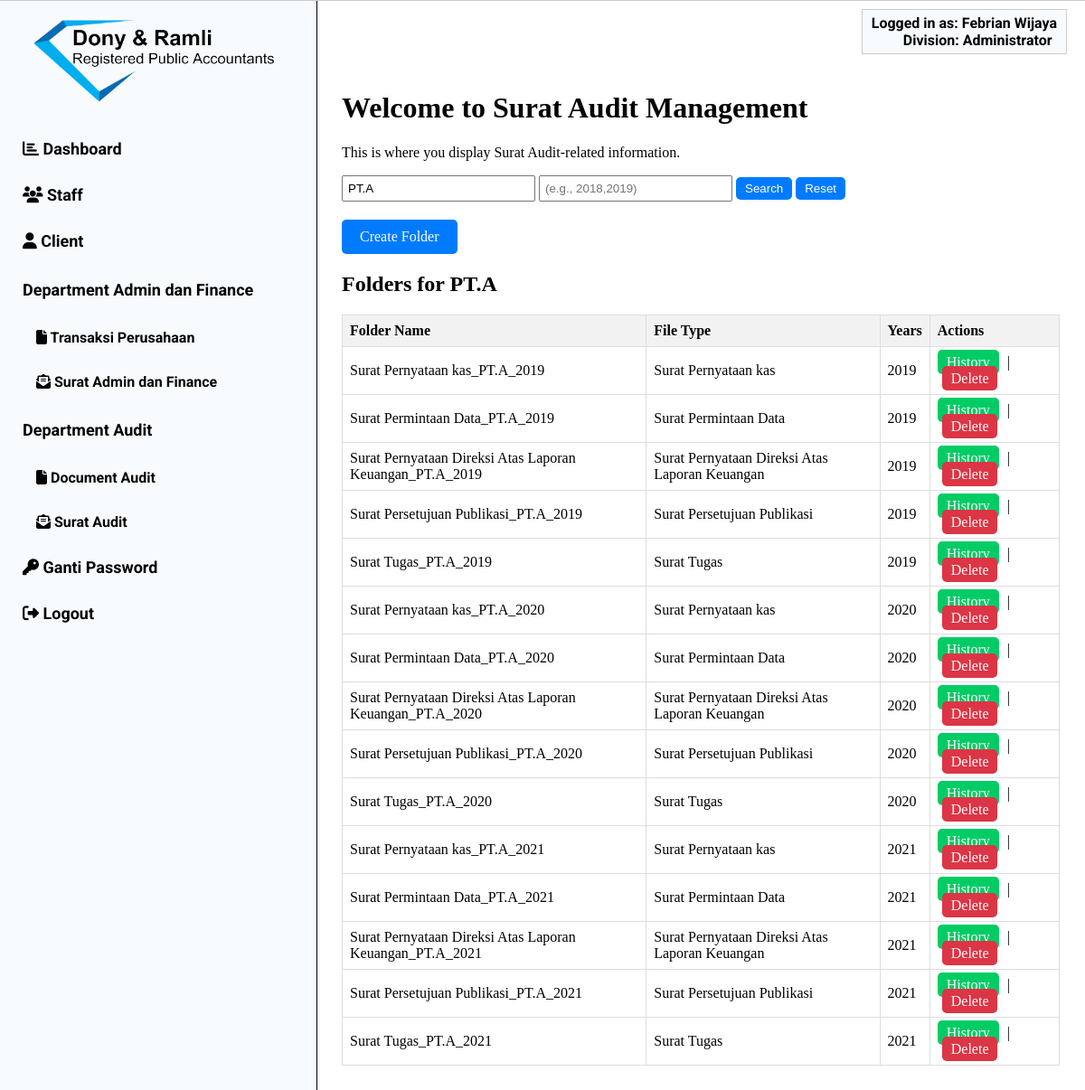
Page /audit_surat.php?company_name=PT.A (signed in) on the committed database.
### tables this page shows
CREATE TABLE `users` (
  `id` int(11) NOT NULL,
  `no_induk` varchar(10) NOT NULL,
  `nama_depan` varchar(50) NOT NULL,
  `nama_belakang` varchar(50) DEFAULT NULL,
  `username` varchar(60) NOT NULL,
  `password` varchar(255) NOT NULL,
  `divisi` varchar(50) NOT NULL,
  `jabatan` varchar(50) NOT NULL
);

CREATE TABLE `folders` (
  `id` int(11) NOT NULL,
  `division` varchar(255) NOT NULL,
  `document_type` varchar(255) NOT NULL,
  `file_type` varchar(255) NOT NULL,
  `company_name` varchar(255) NOT NULL,
  `years` int(11) NOT NULL,
  `folder_name` varchar(255) NOT NULL,
  `created_at` timestamp NOT NULL DEFAULT current_timestamp()
);

### audit_surat.php (the view, shortened to what this page needs)
<?php
$db_host = 'localhost';
$db_username = 'root';
$db_password = '';
$db_name = 'db_dms';
$conn = mysqli_connect($db_host, $db_username, $db_password, $db_name);
?>
<!DOCTYPE html>
<html>
<head>
    <link rel="stylesheet" href="style.css">
</head>
<body>
<?php
include 'header.php';
function getSidebarFileName($divisi) {
    switch ($divisi) {
        case 'Administrator':
            return 'sidebar.php';
    }
}
$sidebarFile = getSidebarFileName($_SESSION['divisi']);
if (!empty($sidebarFile)) {
    include $sidebarFile;
}
?>
<div class="content">
    <h1>Welcome to Surat Audit Management</h1>
    <p>This is where you display Surat Audit-related information.</p>
    <div class="search-form">
        <form method="GET">
            <input type="text" name="company_name" class="search-input" placeholder="Company Name" value="<?= isset($_GET['company_name']) ? htmlspecialchars($_GET['company_name']) : ''; ?>">
            <input type="text" name="years" class="search-input" placeholder="(e.g., 2018,2019)" value="<?= isset($_GET['years']) ? htmlspecialchars($_GET['years']) : ''; ?>">
            <button type="submit" class="search-button">Search</button>
            <button type="button" class="reset-button" onclick="resetSearchForm()">Reset</button>
        </form>
    </div>
    <a href="surat_auditor_form.php" class="add-button">Create Folder</a>
    <?php
    $selectedCompany = isset($_GET['company_name']) ? mysqli_real_escape_string($conn, $_GET['company_name']) : '';
    $years = isset($_GET['years']) ? mysqli_real_escape_string($conn, $_GET['years']) : '';
    if (!empty($years)) {
        echo "<h2>Folders for Year $years</h2>";
        $foldersQuery = $conn->prepare("SELECT company_name, folder_name, file_type, years FROM folders
                WHERE division = 'audit'
                AND document_type = 'surat'
                AND years LIKE CONCAT('%', ?, '%')
                ORDER BY company_name, years ASC");
        $foldersQuery->bind_param("s", $years);
        $foldersQuery->execute();
        $foldersResult = $foldersQuery->get_result();
        if (!$foldersResult) {
            die("Folders query failed: " . mysqli_error($conn));
        }
        echo '<table>';
        echo '<tr>
                <th>Company Name</th>
                <th>Folder Name</th>
                <th>File Type</th>
                <th>Years</th>
                <th>Actions</th>
            </tr>';
        while ($folderRow = mysqli_fetch_assoc($foldersResult)) {
            $companyName = htmlspecialchars($folderRow['company_name']);
            $folderName = htmlspecialchars($folderRow['folder_name']);
            $fileType = htmlspecialchars($folderRow['file_type']);
            $folderYears = htmlspecialchars($folderRow['years']);
            echo '<tr>';
            echo "<td>$companyName</td>";
            echo "<td>$folderName</td>";
            echo "<td>$fileType</td>";
            echo "<td>$folderYears</td>";
            echo '<td>';
            echo "<a href='audit_surat_history.php?folder=$folderName' class='history-button'>History</a>";
            if ($_SESSION['divisi'] === 'Administrator') {
                echo " | <a href='delete_folder.php?folder=$folderName' class='delete-button'>Delete</a>";
            }
            echo '</td>';
            echo '</tr>';
        }
        echo '</table>';
        mysqli_free_result($foldersResult);
    } else {
        if (!empty($selectedCompany)) {
            echo "<h2>Folders for $selectedCompany</h2>";
            $foldersQuery = $conn->prepare("SELECT folder_name, file_type, years FROM folders
                    WHERE division = 'audit'
                    AND document_type = 'surat'
                    AND company_name LIKE CONCAT('%', ?, '%')
                    AND years LIKE CONCAT('%', ?, '%')
                    ORDER BY years ASC");
            $foldersQuery->bind_param("ss", $selectedCompany, $years);
            $foldersQuery->execute();
            $foldersResult = $foldersQuery->get_result();
            echo '<table>';
            echo '<tr>
                    <th>Folder Name</th>
                    <th>File Type</th>
                    <th>Years</th>
                    <th>Actions</th>
                </tr>';
            while ($folderRow = mysqli_fetch_assoc($foldersResult)) {
                $folderName = htmlspecialchars($folderRow['folder_name']);
                $fileType = htmlspecialchars($folderRow['file_type']);
                $years = htmlspecialchars($folderRow['years']);
                echo '<tr>';
                echo "<td>$folderName</td>";
                echo "<td>$fileType</td>";
                echo "<td>$years</td>";
                echo '<td>';
                echo "<a href='audit_surat_history.php?folder=$folderName' class='history-button'>History</a>";
                if ($_SESSION['divisi'] === 'Administrator') {
                    echo " | <a href='delete_folder.php?folder=$folderName' class='delete-button'>Delete</a>";
                }
                echo '</td>';
                echo '</tr>';
            }
            echo '</table>';
        }
    }
    ?>
</body>
</html>

### header.php (shortened to what this page needs)
<?php
$DATABASE_HOST = 'localhost';
$DATABASE_USER = 'root';
$DATABASE_PASS = '';
$DATABASE_NAME = 'db_dms';
$con = mysqli_connect($DATABASE_HOST, $DATABASE_USER, $DATABASE_PASS, $DATABASE_NAME);
$user_id = $_SESSION['id'];
$divisi = $_SESSION['divisi'];
if ($stmt = $con->prepare('SELECT nama_depan, nama_belakang FROM users WHERE id = ?')) {
    $stmt->bind_param('i', $user_id);
    $stmt->execute();
    $stmt->store_result();
    if ($stmt->num_rows > 0) {
        $stmt->bind_result($nama_depan, $nama_belakang);
    }
}
?>
<div class="user-info">
    <span class="user-info-label">Logged in as:</span> <strong><?php echo $nama_depan . ' ' . $nama_belakang; ?></strong>
    <br>
    <span class="user-info-label user-info-divisi">Division:</span> <strong><?php echo $divisi; ?></strong>
</div>

### style.css (style rules this page uses)
.user-info { position: absolute; top: 10px; right: 20px; font-size: 16px; color: #030303; background-color: #F8FBFD; padding: 5px 10px; border: 1px solid #ccc; z-index: 1; font-family: 'Roboto', sans-serif; font-weight: 700; }
.content { margin-left: 350px; margin-top: 60px; padding: 20px; }

### audit_surat.php (style rules this page uses)
table { width: 100%; border-collapse: collapse; }
th, td { border: 1px solid #ddd; padding: 8px; text-align: left; }
th { background-color: #f2f2f2; }
.search-form { margin-bottom: 20px; }
.search-input { padding: 5px; width: 200px; }
.search-button { padding: 5px 10px; background-color: #007BFF; color: #fff; border: none; border-radius: 5px; cursor: pointer; }
.reset-button { padding: 5px 10px; background-color: #007BFF; color: #fff; border: none; border-radius: 5px; cursor: pointer; }
.add-button { display: inline-block; padding: 10px 20px; background-color: #007BFF; color: #fff; text-decoration: none; border-radius: 5px; transition: opacity 0.3s; }
.history-button { background-color: #00CC66; color: #fff; padding: 5px 10px; text-decoration: none; border-radius: 5px; margin-right: 5px; }
.delete-button { background-color: #dc3545; color: #fff; padding: 5px 10px; text-decoration: none; border-radius: 5px; margin-left: 5px; }

### header.php (style rules this page uses)
.user-info-divisi { margin-left: 35px; }

### rows in the picture
users: nama_depan "Febrian", nama_belakang "Wijaya"
folders: folder_name "Surat Pernyataan kas_PT.A_2019", file_type "Surat Pernyataan kas", years "2019"
folders: folder_name "Surat Permintaan Data_PT.A_2019", file_type "Surat Permintaan Data", years "2019"
folders: folder_name "Surat Pernyataan Direksi Atas Laporan Keuangan_PT.A_2019", file_type "Surat Pernyataan Direksi Atas Laporan Keuangan", years "2019"
folders: folder_name "Surat Persetujuan Publikasi_PT.A_2019", file_type "Surat Persetujuan Publikasi", years "2019"
folders: folder_name "Surat Tugas_PT.A_2019", file_type "Surat Tugas", years "2019"
folders: folder_name "Surat Pernyataan kas_PT.A_2020", file_type "Surat Pernyataan kas", years "2020"
folders: folder_name "Surat Permintaan Data_PT.A_2020", file_type "Surat Permintaan Data", years "2020"
folders: folder_name "Surat Pernyataan Direksi Atas Laporan Keuangan_PT.A_2020", file_type "Surat Pernyataan Direksi Atas Laporan Keuangan", years "2020"
folders: folder_name "Surat Persetujuan Publikasi_PT.A_2020", file_type "Surat Persetujuan Publikasi", years "2020"
folders: folder_name "Surat Tugas_PT.A_2020", file_type "Surat Tugas", years "2020"
folders: folder_name "Surat Pernyataan kas_PT.A_2021", file_type "Surat Pernyataan kas", years "2021"
folders: folder_name "Surat Permintaan Data_PT.A_2021", file_type "Surat Permintaan Data", years "2021"
folders: folder_name "Surat Pernyataan Direksi Atas Laporan Keuangan_PT.A_2021", file_type "Surat Pernyataan Direksi Atas Laporan Keuangan", years "2021"
folders: folder_name "Surat Persetujuan Publikasi_PT.A_2021", file_type "Surat Persetujuan Publikasi", years "2021"
folders: folder_name "Surat Tugas_PT.A_2021", file_type "Surat Tugas", years "2021"

### other values in the picture
$divisi "Administrator"
$selectedCompany "PT.A"
